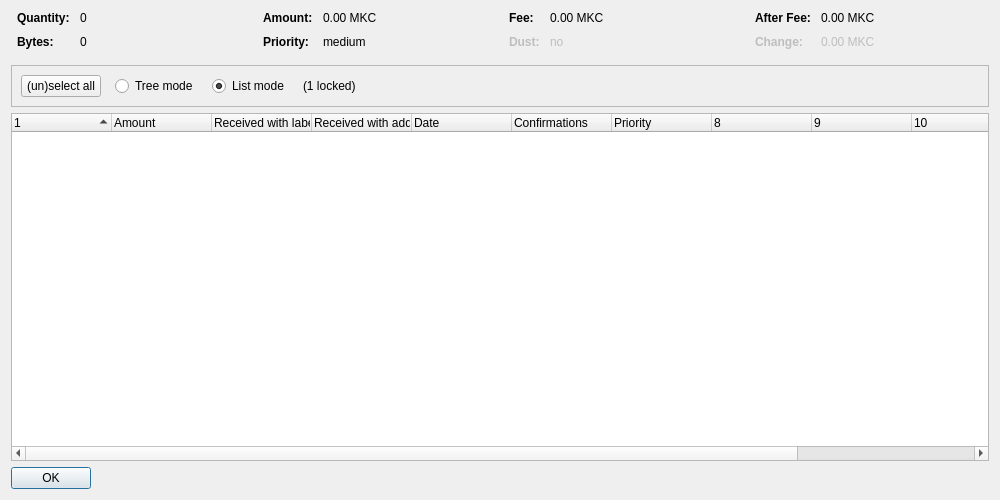
<?xml version="1.0" encoding="UTF-8"?>
<ui version="4.0">
 <class>CoinControlDialog</class>
 <widget class="QDialog" name="CoinControlDialog">
  <property name="geometry">
   <rect>
    <x>0</x>
    <y>0</y>
    <width>1000</width>
    <height>500</height>
   </rect>
  </property>
  <property name="windowTitle">
   <string>Coin Selection</string>
  </property>
  <layout class="QVBoxLayout" name="verticalLayout">
   <item>
    <layout class="QHBoxLayout" name="horizontalLayoutTop" stretch="0,0,0,0">
     <property name="topMargin">
      <number>0</number>
     </property>
     <property name="bottomMargin">
      <number>10</number>
     </property>
     <item>
      <layout class="QFormLayout" name="formLayoutCoinControl1">
       <property name="horizontalSpacing">
        <number>10</number>
       </property>
       <property name="verticalSpacing">
        <number>10</number>
       </property>
       <property name="leftMargin">
        <number>6</number>
       </property>
       <property name="rightMargin">
        <number>6</number>
       </property>
       <item row="0" column="0">
        <widget class="QLabel" name="labelCoinControlQuantityText">
         <property name="font">
          <font>
           <weight>75</weight>
           <bold>true</bold>
          </font>
         </property>
         <property name="text">
          <string>Quantity:</string>
         </property>
        </widget>
       </item>
       <item row="0" column="1">
        <widget class="QLabel" name="labelCoinControlQuantity">
         <property name="cursor">
          <cursorShape>IBeamCursor</cursorShape>
         </property>
         <property name="contextMenuPolicy">
          <enum>Qt::ActionsContextMenu</enum>
         </property>
         <property name="text">
          <string notr="true">0</string>
         </property>
         <property name="textInteractionFlags">
          <set>Qt::LinksAccessibleByMouse|Qt::TextSelectableByKeyboard|Qt::TextSelectableByMouse</set>
         </property>
        </widget>
       </item>
       <item row="1" column="0">
        <widget class="QLabel" name="labelCoinControlBytesText">
         <property name="font">
          <font>
           <weight>75</weight>
           <bold>true</bold>
          </font>
         </property>
         <property name="text">
          <string>Bytes:</string>
         </property>
        </widget>
       </item>
       <item row="1" column="1">
        <widget class="QLabel" name="labelCoinControlBytes">
         <property name="cursor">
          <cursorShape>IBeamCursor</cursorShape>
         </property>
         <property name="contextMenuPolicy">
          <enum>Qt::ActionsContextMenu</enum>
         </property>
         <property name="text">
          <string notr="true">0</string>
         </property>
         <property name="textInteractionFlags">
          <set>Qt::LinksAccessibleByMouse|Qt::TextSelectableByKeyboard|Qt::TextSelectableByMouse</set>
         </property>
        </widget>
       </item>
      </layout>
     </item>
     <item>
      <layout class="QFormLayout" name="formLayoutCoinControl2">
       <property name="horizontalSpacing">
        <number>10</number>
       </property>
       <property name="verticalSpacing">
        <number>10</number>
       </property>
       <property name="leftMargin">
        <number>6</number>
       </property>
       <property name="rightMargin">
        <number>6</number>
       </property>
       <item row="0" column="0">
        <widget class="QLabel" name="labelCoinControlAmountText">
         <property name="font">
          <font>
           <weight>75</weight>
           <bold>true</bold>
          </font>
         </property>
         <property name="text">
          <string>Amount:</string>
         </property>
        </widget>
       </item>
       <item row="0" column="1">
        <widget class="QLabel" name="labelCoinControlAmount">
         <property name="cursor">
          <cursorShape>IBeamCursor</cursorShape>
         </property>
         <property name="contextMenuPolicy">
          <enum>Qt::ActionsContextMenu</enum>
         </property>
         <property name="text">
          <string notr="true">0.00 MKC</string>
         </property>
         <property name="textInteractionFlags">
          <set>Qt::LinksAccessibleByMouse|Qt::TextSelectableByKeyboard|Qt::TextSelectableByMouse</set>
         </property>
        </widget>
       </item>
       <item row="1" column="0">
        <widget class="QLabel" name="labelCoinControlPriorityText">
         <property name="font">
          <font>
           <weight>75</weight>
           <bold>true</bold>
          </font>
         </property>
         <property name="text">
          <string>Priority:</string>
         </property>
        </widget>
       </item>
       <item row="1" column="1">
        <widget class="QLabel" name="labelCoinControlPriority">
         <property name="cursor">
          <cursorShape>IBeamCursor</cursorShape>
         </property>
         <property name="contextMenuPolicy">
          <enum>Qt::ActionsContextMenu</enum>
         </property>
         <property name="text">
          <string notr="true">medium</string>
         </property>
         <property name="textInteractionFlags">
          <set>Qt::LinksAccessibleByMouse|Qt::TextSelectableByKeyboard|Qt::TextSelectableByMouse</set>
         </property>
        </widget>
       </item>
      </layout>
     </item>
     <item>
      <layout class="QFormLayout" name="formLayoutCoinControl3">
       <property name="horizontalSpacing">
        <number>10</number>
       </property>
       <property name="verticalSpacing">
        <number>10</number>
       </property>
       <property name="leftMargin">
        <number>6</number>
       </property>
       <property name="rightMargin">
        <number>6</number>
       </property>
       <item row="0" column="0">
        <widget class="QLabel" name="labelCoinControlFeeText">
         <property name="font">
          <font>
           <weight>75</weight>
           <bold>true</bold>
          </font>
         </property>
         <property name="text">
          <string>Fee:</string>
         </property>
        </widget>
       </item>
       <item row="0" column="1">
        <widget class="QLabel" name="labelCoinControlFee">
         <property name="cursor">
          <cursorShape>IBeamCursor</cursorShape>
         </property>
         <property name="contextMenuPolicy">
          <enum>Qt::ActionsContextMenu</enum>
         </property>
         <property name="text">
          <string notr="true">0.00 MKC</string>
         </property>
         <property name="textInteractionFlags">
          <set>Qt::LinksAccessibleByMouse|Qt::TextSelectableByKeyboard|Qt::TextSelectableByMouse</set>
         </property>
        </widget>
       </item>
       <item row="1" column="0">
        <widget class="QLabel" name="labelCoinControlLowOutputText">
         <property name="enabled">
          <bool>false</bool>
         </property>
         <property name="font">
          <font>
           <weight>75</weight>
           <bold>true</bold>
          </font>
         </property>
         <property name="text">
          <string>Dust:</string>
         </property>
        </widget>
       </item>
       <item row="1" column="1">
        <widget class="QLabel" name="labelCoinControlLowOutput">
         <property name="enabled">
          <bool>false</bool>
         </property>
         <property name="cursor">
          <cursorShape>IBeamCursor</cursorShape>
         </property>
         <property name="contextMenuPolicy">
          <enum>Qt::ActionsContextMenu</enum>
         </property>
         <property name="text">
          <string notr="true">no</string>
         </property>
         <property name="textInteractionFlags">
          <set>Qt::LinksAccessibleByMouse|Qt::TextSelectableByKeyboard|Qt::TextSelectableByMouse</set>
         </property>
        </widget>
       </item>
      </layout>
     </item>
     <item>
      <layout class="QFormLayout" name="formLayoutCoinControl4">
       <property name="horizontalSpacing">
        <number>10</number>
       </property>
       <property name="verticalSpacing">
        <number>10</number>
       </property>
       <property name="leftMargin">
        <number>6</number>
       </property>
       <property name="rightMargin">
        <number>6</number>
       </property>
       <item row="0" column="0">
        <widget class="QLabel" name="labelCoinControlAfterFeeText">
         <property name="font">
          <font>
           <weight>75</weight>
           <bold>true</bold>
          </font>
         </property>
         <property name="text">
          <string>After Fee:</string>
         </property>
        </widget>
       </item>
       <item row="0" column="1">
        <widget class="QLabel" name="labelCoinControlAfterFee">
         <property name="cursor">
          <cursorShape>IBeamCursor</cursorShape>
         </property>
         <property name="contextMenuPolicy">
          <enum>Qt::ActionsContextMenu</enum>
         </property>
         <property name="text">
          <string notr="true">0.00 MKC</string>
         </property>
         <property name="textInteractionFlags">
          <set>Qt::LinksAccessibleByMouse|Qt::TextSelectableByKeyboard|Qt::TextSelectableByMouse</set>
         </property>
        </widget>
       </item>
       <item row="1" column="0">
        <widget class="QLabel" name="labelCoinControlChangeText">
         <property name="enabled">
          <bool>false</bool>
         </property>
         <property name="font">
          <font>
           <weight>75</weight>
           <bold>true</bold>
          </font>
         </property>
         <property name="text">
          <string>Change:</string>
         </property>
        </widget>
       </item>
       <item row="1" column="1">
        <widget class="QLabel" name="labelCoinControlChange">
         <property name="enabled">
          <bool>false</bool>
         </property>
         <property name="cursor">
          <cursorShape>IBeamCursor</cursorShape>
         </property>
         <property name="contextMenuPolicy">
          <enum>Qt::ActionsContextMenu</enum>
         </property>
         <property name="text">
          <string notr="true">0.00 MKC</string>
         </property>
         <property name="textInteractionFlags">
          <set>Qt::LinksAccessibleByMouse|Qt::TextSelectableByKeyboard|Qt::TextSelectableByMouse</set>
         </property>
        </widget>
       </item>
      </layout>
     </item>
    </layout>
   </item>
   <item>
    <widget class="QFrame" name="frame">
     <property name="minimumSize">
      <size>
       <width>0</width>
       <height>40</height>
      </size>
     </property>
     <property name="frameShape">
      <enum>QFrame::StyledPanel</enum>
     </property>
     <property name="frameShadow">
      <enum>QFrame::Sunken</enum>
     </property>
     <layout class="QHBoxLayout" name="horizontalLayout">
      <item>
       <layout class="QHBoxLayout" name="horizontalLayoutPanel" stretch="0,0,0,0,0">
        <property name="spacing">
         <number>14</number>
        </property>
        <item>
         <widget class="QPushButton" name="pushButtonSelectAll">
          <property name="sizePolicy">
           <sizepolicy hsizetype="Maximum" vsizetype="Fixed">
            <horstretch>0</horstretch>
            <verstretch>0</verstretch>
           </sizepolicy>
          </property>
          <property name="text">
           <string>(un)select all</string>
          </property>
          <property name="autoDefault">
           <bool>false</bool>
          </property>
         </widget>
        </item>
        <item>
         <widget class="QRadioButton" name="radioTreeMode">
          <property name="sizePolicy">
           <sizepolicy hsizetype="Maximum" vsizetype="Fixed">
            <horstretch>0</horstretch>
            <verstretch>0</verstretch>
           </sizepolicy>
          </property>
          <property name="text">
           <string>Tree mode</string>
          </property>
         </widget>
        </item>
        <item>
         <widget class="QRadioButton" name="radioListMode">
          <property name="sizePolicy">
           <sizepolicy hsizetype="Maximum" vsizetype="Fixed">
            <horstretch>0</horstretch>
            <verstretch>0</verstretch>
           </sizepolicy>
          </property>
          <property name="text">
           <string>List mode</string>
          </property>
          <property name="checked">
           <bool>true</bool>
          </property>
         </widget>
        </item>
        <item>
         <widget class="QLabel" name="labelLocked">
          <property name="text">
           <string notr="true">(1 locked)</string>
          </property>
         </widget>
        </item>
        <item>
         <spacer name="horizontalSpacer">
          <property name="orientation">
           <enum>Qt::Horizontal</enum>
          </property>
          <property name="sizeHint" stdset="0">
           <size>
            <width>40</width>
            <height>20</height>
           </size>
          </property>
         </spacer>
        </item>
       </layout>
      </item>
     </layout>
    </widget>
   </item>
   <item>
    <widget class="CoinControlTreeWidget" name="treeWidget">
     <property name="contextMenuPolicy">
      <enum>Qt::CustomContextMenu</enum>
     </property>
     <property name="sortingEnabled">
      <bool>false</bool>
     </property>
     <property name="columnCount">
      <number>12</number>
     </property>
     <attribute name="headerShowSortIndicator" stdset="0">
      <bool>true</bool>
     </attribute>
     <attribute name="headerStretchLastSection">
      <bool>false</bool>
     </attribute>
     <column>
      <property name="text">
       <string/>
      </property>
     </column>
     <column>
      <property name="text">
       <string>Amount</string>
      </property>
     </column>
     <column>
      <property name="text">
       <string>Received with label</string>
      </property>
     </column>
     <column>
      <property name="text">
       <string>Received with address</string>
      </property>
     </column>
     <column>
      <property name="text">
       <string>Date</string>
      </property>
     </column>
     <column>
      <property name="text">
       <string>Confirmations</string>
      </property>
      <property name="toolTip">
       <string>Confirmed</string>
      </property>
     </column>
     <column>
      <property name="text">
       <string>Priority</string>
      </property>
     </column>
     <column>
      <property name="text">
       <string/>
      </property>
     </column>
     <column>
      <property name="text">
       <string/>
      </property>
     </column>
     <column>
      <property name="text">
       <string/>
      </property>
     </column>
     <column>
      <property name="text">
       <string/>
      </property>
     </column>
     <column>
      <property name="text">
       <string/>
      </property>
     </column>
    </widget>
   </item>
   <item>
    <widget class="QDialogButtonBox" name="buttonBox">
     <property name="sizePolicy">
      <sizepolicy hsizetype="Maximum" vsizetype="Fixed">
       <horstretch>0</horstretch>
       <verstretch>0</verstretch>
      </sizepolicy>
     </property>
     <property name="orientation">
      <enum>Qt::Horizontal</enum>
     </property>
     <property name="standardButtons">
      <set>QDialogButtonBox::Ok</set>
     </property>
    </widget>
   </item>
  </layout>
 </widget>
 <customwidgets>
  <customwidget>
   <class>CoinControlTreeWidget</class>
   <extends>QTreeWidget</extends>
   <header>coincontroltreewidget.h</header>
  </customwidget>
 </customwidgets>
 <resources/>
 <connections/>
</ui>
